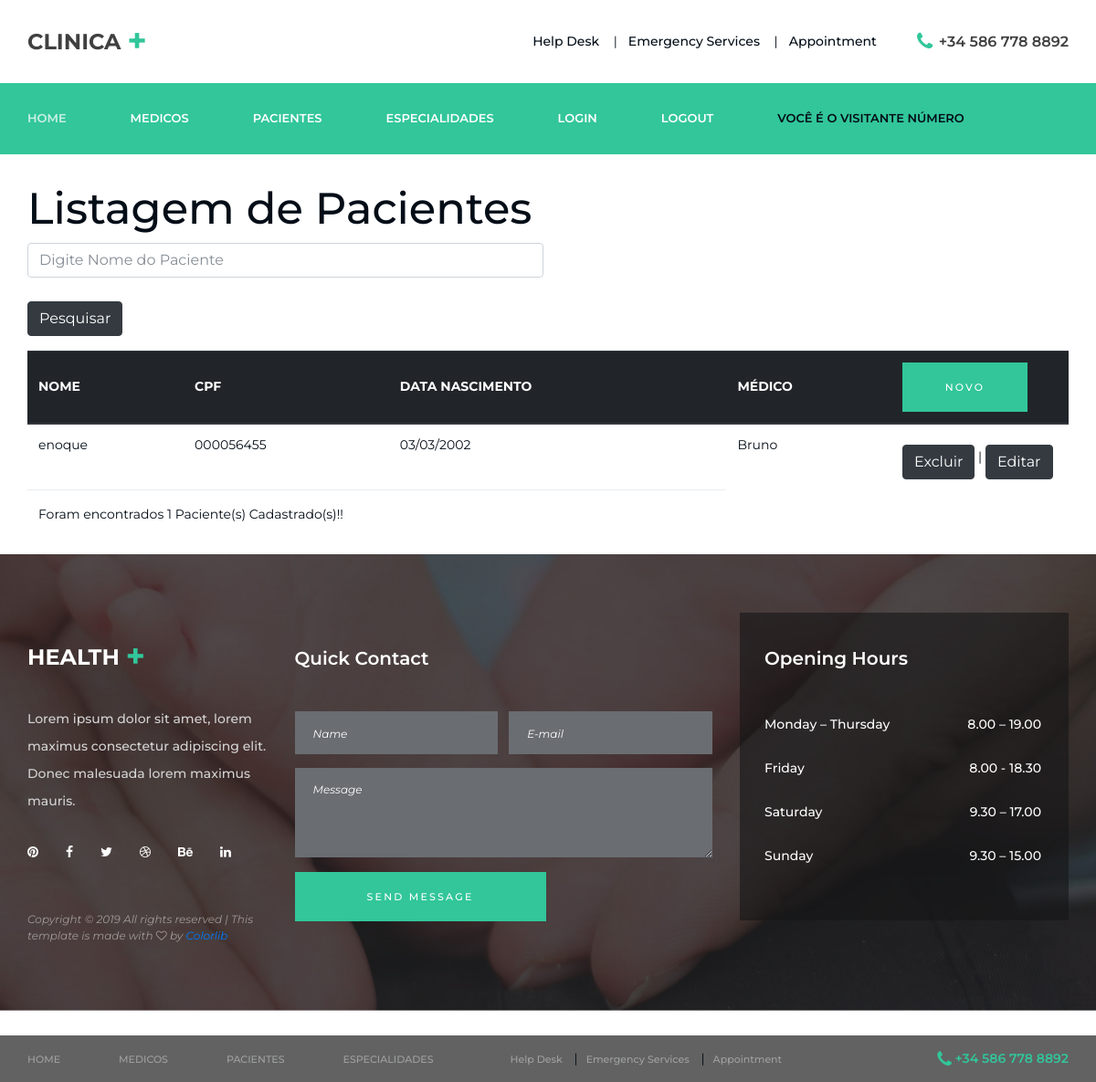
/gestao/patient/, run on an earlier commit of the app's database.
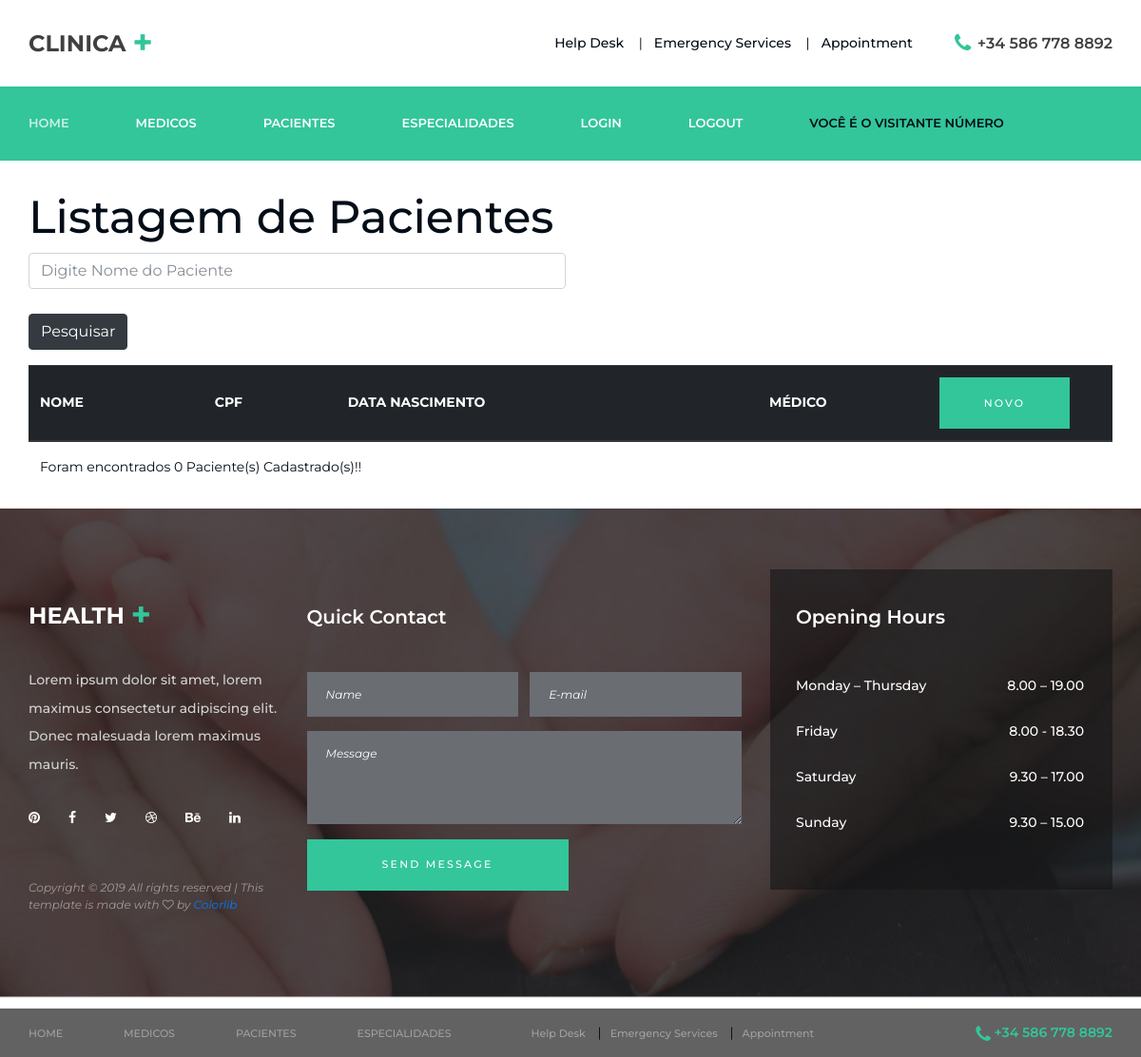
And on a later commit of the database.
### Gestao/models.py (models this page shows, shortened)
class Patient(models.Model):
    name = models.CharField(max_length=80)
    cpf = models.CharField(max_length=11, unique=True)
    date_of_birth = models.DateField()
    doctor = models.ForeignKey(Doctor, on_delete=models.CASCADE)

class Doctor(models.Model):
    name = models.CharField(max_length=80)
    crm = models.CharField(max_length=7, unique=True)
    date_of_birth = models.DateField()
    specialty = models.ForeignKey(Specialty, on_delete=models.CASCADE)
    def __str__(self):
        return self.name

### Gestao/views.py (the view)
# urls.py: path('patient/',views.patient_list),
def patient_list(request):
    patients = Patient.objects.all()
    return render(request, 'patient/list.html',{'patients':patients})

### Gestao/templates/patient/list.html (shortened to what this page needs)
{% extends "base.html" %} {% block content %}
<div class="container">
    <div class="row">
        <div class="col-12">
            <table class="table">
                <h1>Listagem de Pacientes</h1>
                <form method="POST" action="/gestao/patients/">
                    <div class="form-row">
                        <div class="form-group col-md-6">
                            <input type="text" class="form-control" name="name" placeholder="Digite Nome do Paciente">
                        </div>
                    </div>
                    <div class="form-group">
                        <div>
                            <button type="submit" class="btn btn-dark button-search">Pesquisar</button>
                        </div>
                    </div>
                </form>
                <thead class="thead-dark">
                    <tr>
                        <th>NOME</th>
                        <th>CPF</th>
                        <th>DATA NASCIMENTO</th>
                        <th>MÉDICO</th>
                        <th style="width: 194px;">
                            <div class="button home_button">
                                <a href="/gestao/patient/new/">
                                    <span>Novo</span>
                                </a>
                            </div>
                        </th>
                    </tr>
                </thead>
                <tbody>
                    {% for patient in patients %}
                    <tr>
                        <td>{{patient.name}}</td>
                        <td>{{patient.cpf}}</td>
                        <td>{{patient.date_of_birth | date:"d/m/Y"}}</td>
                        <td>{{patient.doctor}}</td>
                        <td>
                            <a href="/gestao/patient/delete/{{patient.id}}/">
                                <button type="button" class="btn btn-dark">Excluir</button>
                            </a>
                            |
                            <a href="/gestao/patient/edit/{{patient.id}}/">
                                <button type="button" class="btn btn-dark">Editar</button>
                            </a>
                        </td>
                    </tr>
                    {% endfor%}
                </tbody>
                <tfoot>
                    <tr>
                        <td id="rodape" colspan="3">
                            <p>Foram encontrados {{patients | length}} Paciente(s) Cadastrado(s)!!</p>
                        </td>
                    </tr>
                </tfoot>
            </table>
        </div>
    </div>
</div>
{%endblock%}

What changed in the data, as far as the page shows it:
removed Patient: name "enoque", cpf "000056455", date_of_birth "03/03/2002", doctor "Bruno"
Also different on the page:
{{ patients | length }}: "1" → "0"
